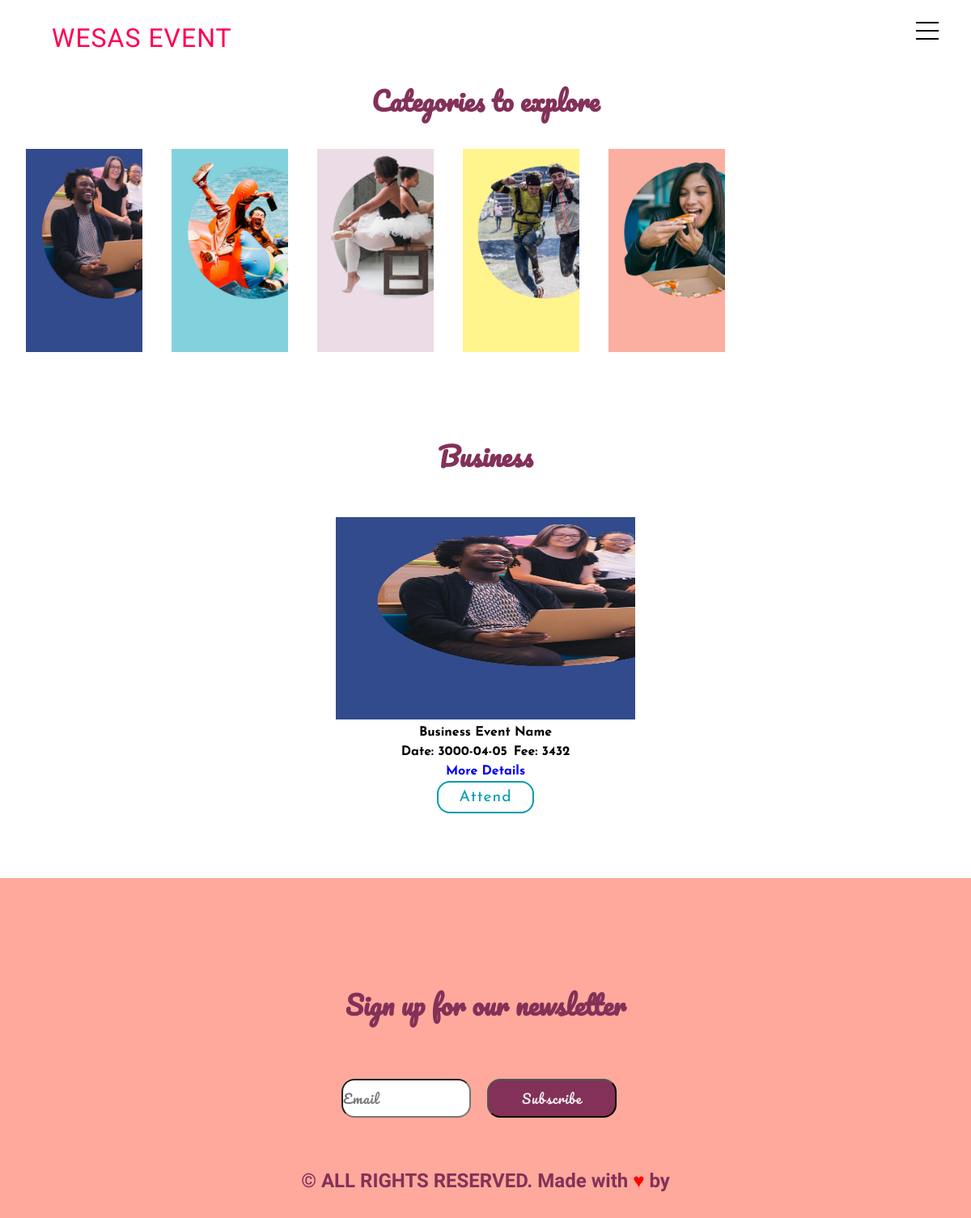
The page /view/events/categoriseEvent.php?category_name=Business on the database its author committed.
### tables this page shows
CREATE TABLE `category` (
  `category_id` int(11) NOT NULL,
  `category_name` varchar(255) NOT NULL,
  `category_photo` varchar(255) NOT NULL
);

CREATE TABLE `eventss` (
  `event_id` bigint(20) NOT NULL,
  `event_name` varchar(255) NOT NULL,
  `event_date` varchar(255) NOT NULL,
  `event_cost` bigint(255) NOT NULL,
  `event_description` text NOT NULL,
  `category_name` varchar(255) NOT NULL,
  `event_photo` varchar(255) NOT NULL,
  `latitude` varchar(255) NOT NULL,
  `longitude` varchar(255) NOT NULL
);

### view/events/categoriseEvent.php (the view, shortened to what this page needs)
<?php
include("../../model/pathToDataCenter.php");
include('../../controller/subscribe.php');
?>
<!DOCTYPE html>
<html lang="en">
<head>
    <link rel="stylesheet" media="screen and (min-width: 320px)  and (max-width:500px)" href="../../css/mobile/events.css">
    <link rel="stylesheet" media="screen and (min-width: 501px) and (max-width:1200px)" href="../../css/tablet/events.css">
    <link rel="stylesheet" media="screen and (min-width: 1201px)" href="../../css/widescreen/events.css">
    <link rel="stylesheet" href="../../css/flickity.css" media="screen">
</head>
<body>
<nav id="navBar">
        <div class="logoBg">
            <a href="../../index.php"><h2 class="logo"><span style="font-stretch:100% ;letter-spacing: 1px; font-weight: 400; cursor: pointer; color: rgb(255, 0, 81);">WESAS EVENT</h2></a>
        </div>
        <div class="menu-wrap">
            <div class="hamburger"><div></div></div>
        </div>
</nav>
<div class="heading">
        <h1>
            Categories to explore
        </h1>
</div>
<div class="main-gallery gallery-1">
<?php
$displayphoto = "SELECT category_name,category_photo FROM category";
$querydisplay = mysqli_query($connection,$displayphoto);
while($result = mysqli_fetch_array($querydisplay))
{
?>
    <a href="./categoriseEvent.php?category_name=<?php echo $result['category_name'];?>"><img src="<?php echo $result['category_photo'];?>" style="width:176px; height:251px; padding: 0 1rem;"></a>
<?php
}
?>
</div>
<section id="events">
    <div class="heading">
        <h1>
            <?php
            $categoryy_name = $_GET["category_name"];
            $label = "SELECT category_name FROM category WHERE category_name='$categoryy_name'";
            $querylabel = mysqli_query($connection,$label);
            $labelresult = mysqli_fetch_array($querylabel);
            echo $labelresult['category_name'];
            ?>
        </h1>
    </div>
    <div class="listOfEvent">
<?php
$categoryy_name = $_GET["category_name"];
$displayqueryy = "SELECT event_name,event_description,event_photo,event_id,event_cost,event_name,event_date FROM eventss WHERE category_name='$categoryy_name'";
$querydisplayy = mysqli_query($connection,$displayqueryy);
while($result = mysqli_fetch_array($querydisplayy))
{
?>
    <div class="item">
        <div class="image">
            <a href="./eventDetails.php?event_id=<?php echo $result['event_id'];?>"><img src="<?php echo $result['event_photo'];?>" alt=""></a>
        </div>
        <div class="eventDetails">
            <div class="eventName">
                <h1><?php echo $result['event_name'];?></h1>
            </div>
            <div class="info">
                <h1>Date: <?php echo $result['event_date'];?></h1>
                <h1>Fee: <?php echo $result['event_cost'];?></h1>
            </div>
            <div class="details">
                <a href="./eventDetails.php?event_id=<?php echo $result['event_id'];?>"><h1>More Details</h1></a>
            </div>
        </div>
        <div class="book">
            <a href="../registration.php?event_id=<?php echo $result['event_id'];?>"><button>Attend</button></a>
        </div>
    </div>
<?php
}
?>
    </div>
</section>
<?php
include('../../components/subscribe.php');
include('../../components/footer.php');
?>
</body>
</html>

### css/mobile/events.css (style rules this page uses)
img { width: 370px; height: 250px; }
.heading { margin-top: 6rem; font-family: 'Josefin Sans', sans-serif; font-size: 1.5rem; color: rgb(115, 0, 146); }
.gallery-1 { margin: 0 1rem; }
.listOfEvent { display: flex; flex-wrap: wrap; justify-content: center; align-items: center; }
.item { display: flex; flex-direction: column; justify-content: center; align-items: center; margin: 1rem; }
.eventDetails > div > a > h1 { font-size: 1rem; font-family: 'Josefin Sans', sans-serif; margin: 0.25rem; }
.eventDetails > div > h1 { font-size: 1rem; font-family: 'Josefin Sans', sans-serif; margin: 0.25rem; }
.eventDetails .info { display: flex; flex-direction: row; }
.eventDetails .info,.details,.eventName { background-color: rgb(255, 255, 255); width: 290px; display: flex; justify-content: center; align-items: center; }
.book a > button { width: 120px; height: 40px; background-color: #fff; border: 2px solid rgb(0, 156, 175); border-radius: 1rem; outline: none; cursor: pointer; font-size: 1.2rem; font-family: 'Josefin Sans', sans-serif; color: rgb(0, 156, 175); }
.heading h1 { text-align: center; margin: 2rem 0; font-family: 'Josefin Sans', sans-serif; }
.heading h1 { text-align: center; margin: 2rem 0; font-family: 'Pacifico', cursive; font-size: 2rem; color: rgb(131,49, 88); }
.subscribeButton form > input , button { width: 5rem; height: 3rem; font-size: 1rem; outline: none; color: rgb(131,49, 88); font-family: 'Pacifico', cursive; letter-spacing: 1px; border-radius: 1rem; }

### css/tablet/events.css (style rules this page uses)
img { width: 370px; height: 250px; }
.heading { margin-top: 6rem; font-family: 'Josefin Sans', sans-serif; font-size: 1.5rem; color: rgb(115, 0, 146); }
.gallery-1 { margin: 0 1rem; }
.listOfEvent { display: flex; flex-wrap: wrap; justify-content: center; align-items: center; }
.item { display: flex; flex-direction: column; justify-content: center; align-items: center; margin: 1rem; }
.eventDetails > div > a > h1 { font-size: 1rem; font-family: 'Josefin Sans', sans-serif; margin: 0.25rem; }
.eventDetails > div > h1 { font-size: 1rem; font-family: 'Josefin Sans', sans-serif; margin: 0.25rem; }
.eventDetails .info { display: flex; flex-direction: row; }
.eventDetails .info,.details,.eventName { background-color: rgb(255, 255, 255); width: 290px; display: flex; justify-content: center; align-items: center; }
.book a > button { width: 120px; height: 40px; background-color: #fff; border: 2px solid rgb(0, 156, 175); border-radius: 1rem; outline: none; cursor: pointer; font-size: 1.2rem; font-family: 'Josefin Sans', sans-serif; color: rgb(0, 156, 175); }
.heading h1 { text-align: center; margin: 2rem 0; font-family: 'Josefin Sans', sans-serif; }
.heading h1 { text-align: center; margin: 2rem 0; font-family: 'Pacifico', cursive; font-size: 2rem; color: rgb(131,49, 88); }
.subscribeButton form > input , button { width: 10rem; height: 3rem; font-size: 1rem; outline: none; color: rgb(131,49, 88); font-family: 'Pacifico', cursive; letter-spacing: 1px; border-radius: 1rem; }

### css/widescreen/events.css (style rules this page uses)
img { width: 370px; height: 250px; }
.heading { margin-top: 6rem; font-family: 'Josefin Sans', sans-serif; font-size: 1.5rem; color: rgb(115, 0, 146); }
.gallery-1 { margin: 0 10rem; }
.listOfEvent { display: flex; flex-wrap: wrap; justify-content: center; align-items: center; }
.item { display: flex; flex-direction: column; justify-content: center; align-items: center; margin: 1rem; }
.eventDetails > div > a > h1 { font-size: 1rem; font-family: 'Josefin Sans', sans-serif; margin: 0.25rem; }
.eventDetails > div > h1 { font-size: 1rem; font-family: 'Josefin Sans', sans-serif; margin: 0.25rem; }
.eventDetails .info { display: flex; flex-direction: row; }
.eventDetails .info,.details,.eventName { background-color: rgb(255, 255, 255); width: 290px; display: flex; justify-content: center; align-items: center; }
.book a > button { width: 120px; height: 40px; background-color: #fff; border: 2px solid rgb(0, 156, 175); border-radius: 1rem; outline: none; cursor: pointer; font-size: 1.2rem; font-family: 'Josefin Sans', sans-serif; color: rgb(0, 156, 175); }
.heading h1 { text-align: center; margin: 2rem 0; font-family: 'Josefin Sans', sans-serif; }
.heading h1 { text-align: center; margin: 2rem 0; font-family: 'Pacifico', cursive; font-size: 2rem; color: rgb(131,49, 88); }
.subscribeButton form > input , button { width: 10rem; height: 3rem; font-size: 1rem; outline: none; color: rgb(131,49, 88); font-family: 'Pacifico', cursive; letter-spacing: 1px; border-radius: 1rem; }

### rows shown on the page
category: category_photo (picture), category_name "Business"
category: category_photo (picture)
category: category_photo (picture)
category: category_photo (picture)
category: category_photo (picture)
eventss: event_photo (picture), event_name "Business Event Name", event_date "3000-04-05", event_cost "3432"
